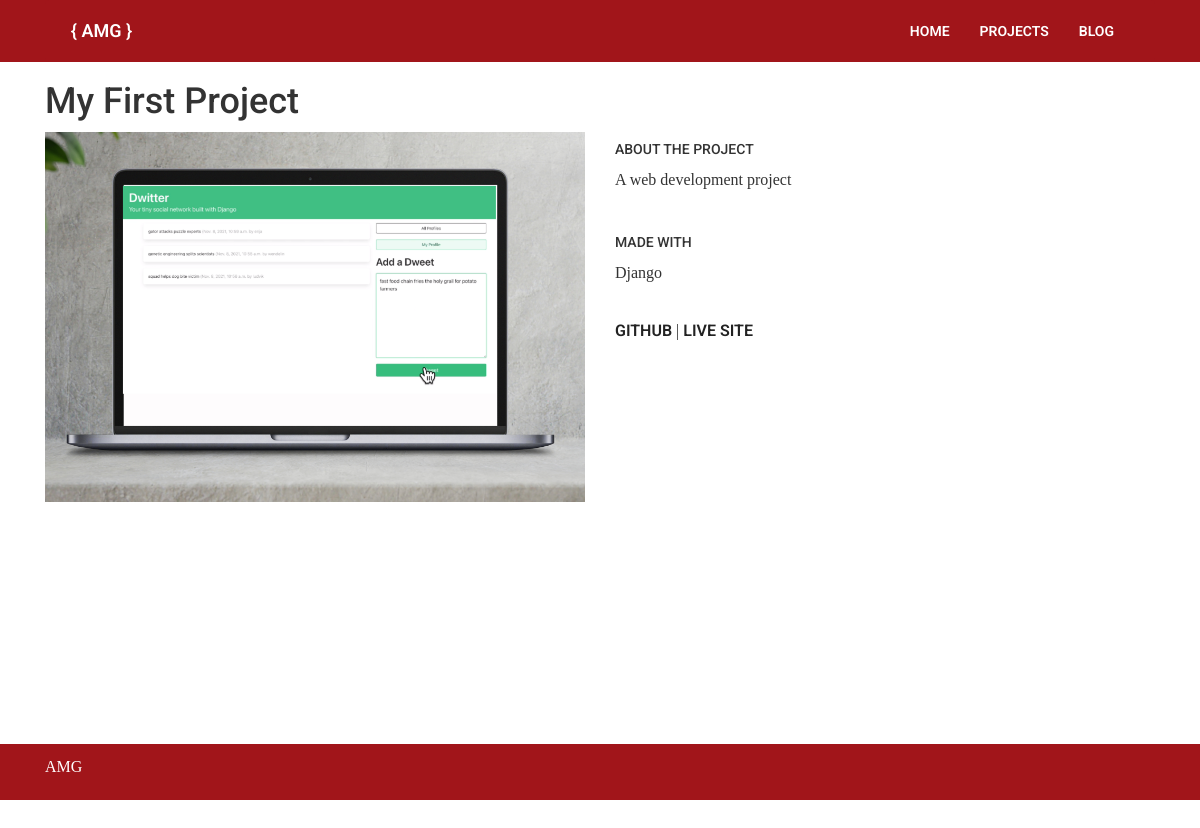
The app's page /1/, older data.
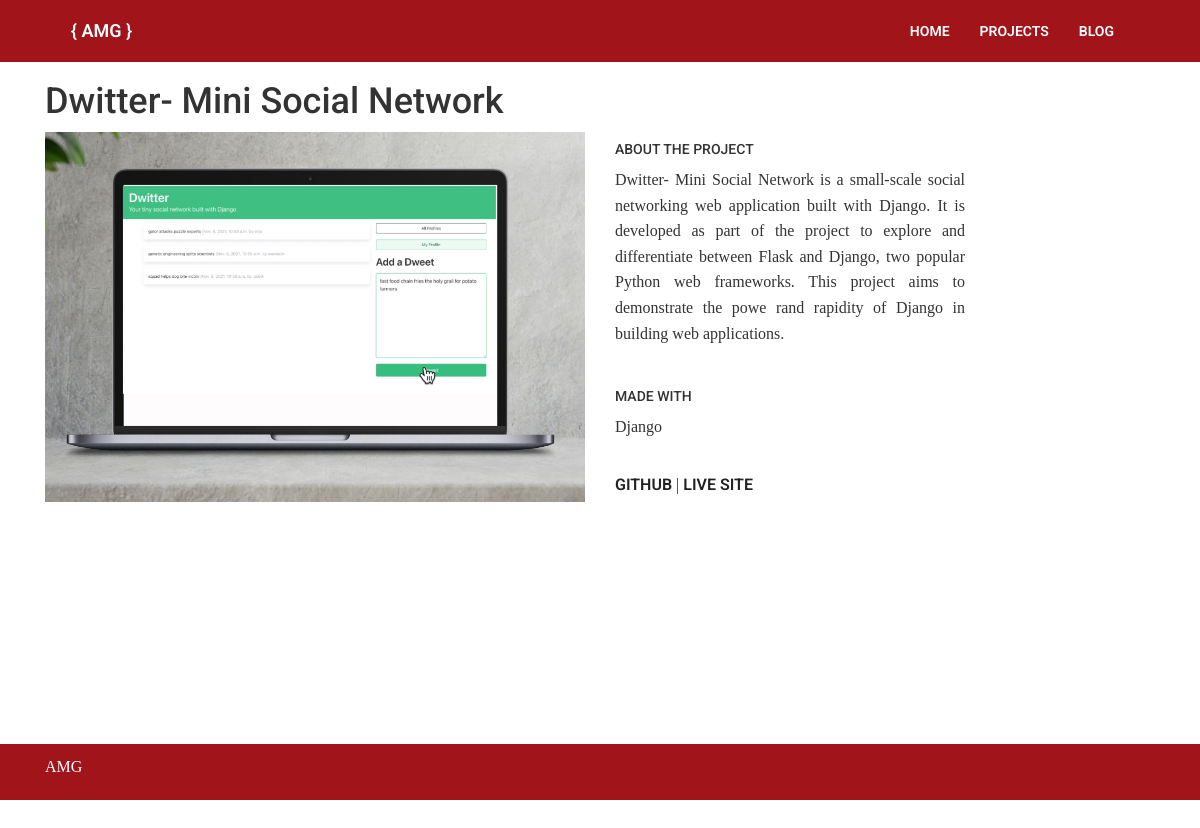
The same page, newer data.
### projects/models.py (models this page shows, shortened)
class Project(models.Model):
	title = models.CharField(max_length=100)
	introtext = models.CharField(max_length=200, blank=True)
	description = models.TextField()
	technology = models.CharField(max_length=200)
	githuburl = models.URLField(max_length=250, blank=True)
	livesite = models.URLField(max_length=250, blank=True)
	image = models.FileField(upload_to="project_images/", blank=True)

### projects/views.py (the view)
# urls.py: path("<int:pk>/", views.project_detail, name="project_detail"),
def project_detail(request, pk):
	project = Project.objects.get(pk=pk)
	context = {
		'project': project
	}
	return render(request, 'project_detail.html', context)

### projects/templates/project_detail.html
{% extends "base.html" %}
{% load static %}
{% block page_content %}
<div class="container">
<h1>{{ project.title }}</h1>
    <div class="row">
        <div class="col-md-6">
            <img src="{% static project.image %}" alt="" width="100%">
        </div>
        <div class="col-md-4">
            <h5>ABOUT THE PROJECT</h5>
            <p>{{ project.description }}</p>
            <br>
            <h5>MADE WITH</h5>
            <p>{{ project.technology }}</p>
            <br>
            <p>
                <span><a href="{{ project.githuburl }}" target="_blank">GITHUB</a></span><span>  |  </span>
                <span><a href="{{ project.livesite }}" target="_blank">LIVE SITE</a></span>
            </p>
        </div>
    </div>
</div>
{% endblock %}

### personal_portfolio/templates/base.html (shortened to what this page needs)
{% load static %}
<!doctype html>
<html lang="en">
  <head>
    <link rel="stylesheet" href="https://stackpath.bootstrapcdn.com/bootstrap/4.1.3/css/bootstrap.min.css">
	<link href="https://maxcdn.bootstrapcdn.com/bootstrap/3.3.4/css/bootstrap.min.css" rel="stylesheet" />
	<link rel="stylesheet" href="{% static 'css/styles.css' %}">
	<link rel="stylesheet" href="https://cdn.jsdelivr.net/gh/devicons/devicon@v2.15.1/devicon.min.css">
	<div class="banner">
		<div class="container">
		<nav class="navbar navbar-expand-lg navbar-light bg-light">
			<div class="logo">
				<a class="navbar-brand logo" href="{% url 'project_index' %}">{ AMG }
				</a>
			</div>
			<div class="collapse navbar-collapse" id="navbarSupportedContent">
				<ul class="nav justify-content-end">
						<li class="nav-item">
							<a class="nav-link active" href="{% url 'project_index' %}">Home</a>
						</li>
						<li class="nav-item">
							<a class="nav-link" href="{% url 'project_index' %}">Projects</a>
						</li>
						<li class="nav-item">
							<a class="nav-link" href="{% url 'blog_index' %}">Blog</a>
						</li>
				</ul>
			</div>
		</nav>
		</div>
	</div>
   <body class="flex-column min-vh-100">
		{% block page_content %}
		{% endblock %}
   </body>
   <footer class="text-center text-lg-start">
	<div class="footer-amg">
	<div class="container">
		<p>AMG</p>
	</div>
	</div>
   </footer>
</html>

### projects/static/css/styles.css (style rules this page uses)
a, a:focus, a:hover { color: #222; text-transform: uppercase; font-weight: 600; font-family: 'Roboto', 'Avenir' , Arial, Helvetica, sans-serif; }
p { line-height: 1.6; font-size: medium; text-align: justify; }
h1,h2,h3, h4,h5,h6 { font-family: 'Roboto', 'Avenir' , Arial, Helvetica, sans-serif; }
html, body { font-family: Palatino, "Palatino Linotype", "Book Antiqua", "Hoefler Text", Georgia, "Lucida Bright", Cambria, Times, "Times New Roman", serif; line-height: 1.6; min-height: 100vh; position: relative; padding-bottom: 30px; }
footer { position: absolute; bottom: 0px; width: 100%; }
.logo a { font-family: Roboto; font-weight: 600; }
.navbar { margin-bottom: 0px; }
.navbar-light .navbar-brand { color: #fff; }
.nav > li > a { color: #fff; }
.banner { margin-top:0; }
.bg-light { background-color:#A1151A !important; }
.banner { background-color: #A1151A; }
.footer-amg { margin-top: 30px; padding-top: 10px; padding-bottom: 10px; background-color: #A1151A; color: #fff; }

Row changes from the older to the newer data that the page shows:
changed Project "Django": title "My First Project" → "Dwitter- Mini Social Network"; description "A web development project" → "Dwitter- Mini Social Network is a small-scale social networking web application built with Django. It is developed as part of the project to explore and differentiate between Flask and Django, two popular Python web frameworks. This project aims to demonstrate the powe rand rapidity of Django in building web applications."
